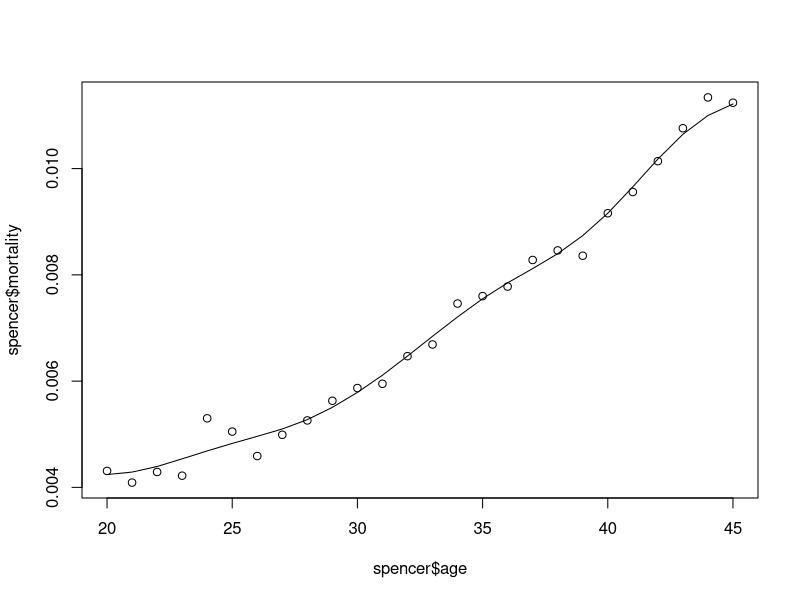

The R source for this figure:
library(locfit)


### Name: spence.15
### Title: Spencer's 15 point graduation rule.
### Aliases: spence.15
### Keywords: smooth

### ** Examples

data(spencer)
yy <- spence.15(spencer$mortality)
plot(spencer$age, spencer$mortality)
lines(spencer$age, yy)
